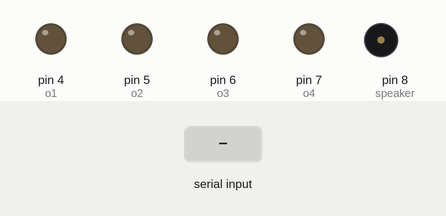
A sketch run on a simulated Arduino Uno, built with avr-gcc and run on an emulated ATmega328P. On the bench: output pins drawn as LEDs (lit = HIGH), buzzer (waves = sounding). The inputs (shaded band) are chosen by the test bench.

Above: at 1.2 s.
1.3 s: "v" received over Serial
At 2.5 s:
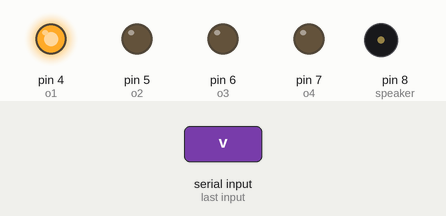
2.8 s: byte 68 (68) received over Serial
At 3.9 s:
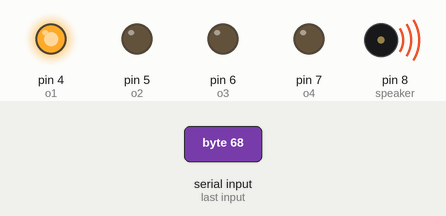
4.3 s: "b" received over Serial
At 5.0 s:
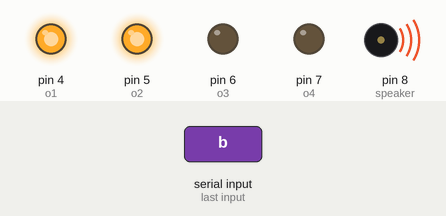
5.8 s: byte 61 (61) received over Serial
At 6.1 s:
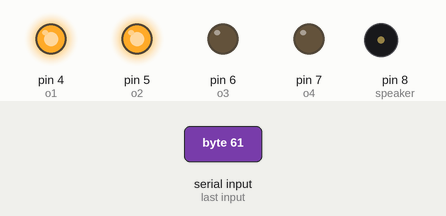
7.3 s: "n" received over Serial
At 8.5 s:
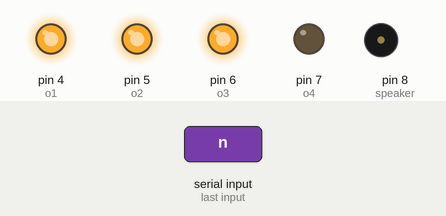
8.8 s: byte 70 (70) received over Serial
At 9.6 s:
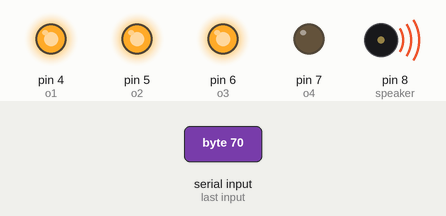
Timing chart, 0 to 11.3 s (numbered marks = the images above; inputs shaded):
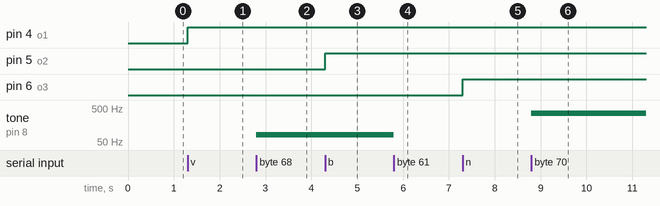

The sketch:

diottava_arduino.ino
```cpp
int val = 0; // Data received from the serial port
int speaker = 8; // Refers to PIN 8 where we have our speaker
int ottava = 0; // Refers to the octave we're in
int o1 = 4;  // Pins to show the first octave
int o2 = 5;  // Pins to show the second octave
int o3 = 6;  // Pins to show the third octave
int o4 = 7;  // Pins to show the fourth octave

void setup() {

  // Set the speaker's PIN as output
  pinMode(speaker, OUTPUT);

  // Set the different pins to show the octave
  pinMode(o1, OUTPUT);
  pinMode(o2, OUTPUT);
  pinMode(o3, OUTPUT);
  pinMode(o4, OUTPUT);

  // Start serial communication at 9600 bps
  Serial.begin(9600);

}

void loop() {
   if (Serial.available())
   { // If data is available to read,
     val = Serial.read(); // read it and store it in val
   }

   //We receive a "=" symbol that means silence (ASCII value 61)

   if(val == 61){
    noTone(speaker);
   }

   //We receive a symbol that refers to an octave change

   if(val == 118){ // v = octave 1
     ottava = 0;
     digitalWrite(o1, HIGH);
     digitalWrite(o2, LOW);
     digitalWrite(o3, LOW);
     digitalWrite(o4, LOW);
   }
   if(val == 98){ // b = octave 2
     ottava = 1;
     digitalWrite(o1, HIGH);
     digitalWrite(o2, HIGH);
     digitalWrite(o3, LOW);
     digitalWrite(o4, LOW);
   }
   if(val == 110){ // n = octave 3
     ottava = 2;
     digitalWrite(o1, HIGH);
     digitalWrite(o2, HIGH);
     digitalWrite(o3, HIGH);
     digitalWrite(o4, LOW);
   }
   if(val == 109){ // m = octave 4
     ottava = 3;
     digitalWrite(o1, HIGH);
     digitalWrite(o2, HIGH);
     digitalWrite(o3, HIGH);
     digitalWrite(o4, HIGH);
   }


   //We receive a value that has a meaning in frequency (Hz)

   //White keys

   if(val == 65){
    tone(speaker, 65*pow(2,ottava)); //A = Do
   }
   if(val == 83){
    tone(speaker, 73*pow(2,ottava)); //S = Re
   }
   if(val == 68){
    tone(speaker, 82*pow(2,ottava)); //D = Mi
   }
   if(val == 70){
    tone(speaker, 87*pow(2,ottava)); //F = Fa
   }
   if(val == 71){
    tone(speaker, 98*pow(2,ottava)); //G = Sol
   }
   if(val == 72){
    tone(speaker, 110*pow(2,ottava)); //H = La
   }
   if(val == 74){
    tone(speaker, 123*pow(2,ottava)); //J = Si
   }
   if(val == 75){
    tone(speaker, 131*pow(2,ottava)); //K = Do2
   }

   //Black keys

   if(val == 87){
    tone(speaker, 69*pow(2,ottava)); //W = Do#
   }
   if(val == 69){
    tone(speaker, 78*pow(2,ottava)); //E = Re#
   }
   if(val == 84){
    tone(speaker, 93*pow(2,ottava)); //T = Fa#
   }
   if(val == 89){
    tone(speaker, 104*pow(2,ottava)); //Y = G#
   }
   if(val == 85){
    tone(speaker, 117*pow(2,ottava)); //U = A#
   }
}
```

Measured:
- after the input at 1.3 s, pin 4 (o1): LOW → HIGH at once
- after the input at 2.8 s, tone on pin 8 (speaker): silent → 82 Hz at once
- after the input at 4.3 s, pin 5 (o2): LOW → HIGH at once
- after the input at 5.8 s, tone on pin 8 (speaker): 82 Hz → silent at once
- after the input at 7.3 s, pin 6 (o3): LOW → HIGH at once
- after the input at 8.8 s, tone on pin 8 (speaker): silent → 348 Hz at once
